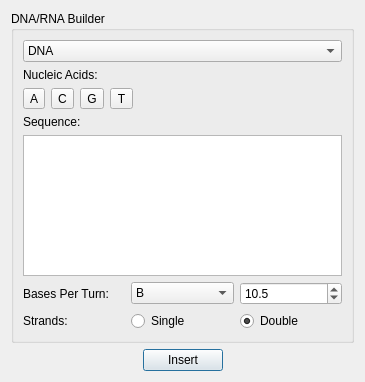
<?xml version="1.0" encoding="UTF-8"?>
<ui version="4.0">
 <class>InsertDNADialog</class>
 <widget class="QDialog" name="InsertDNADialog">
  <property name="geometry">
   <rect>
    <x>0</x>
    <y>0</y>
    <width>365</width>
    <height>382</height>
   </rect>
  </property>
  <property name="windowTitle">
   <string>Insert Nucleic Acids</string>
  </property>
  <layout class="QVBoxLayout" name="verticalLayout">
   <item>
    <widget class="QGroupBox" name="groupBox">
     <property name="title">
      <string>DNA/RNA Builder</string>
     </property>
     <layout class="QVBoxLayout" name="verticalLayout_2">
      <item>
       <widget class="QComboBox" name="typeComboBox">
        <item>
         <property name="text">
          <string>DNA</string>
         </property>
        </item>
        <item>
         <property name="text">
          <string>RNA</string>
         </property>
        </item>
       </widget>
      </item>
      <item>
       <widget class="QLabel" name="label_6">
        <property name="text">
         <string>Nucleic Acids:</string>
        </property>
       </widget>
      </item>
      <item>
       <layout class="QHBoxLayout" name="horizontalLayout">
        <item>
         <widget class="QToolButton" name="toolButton_A">
          <property name="toolTip">
           <string>Adenine</string>
          </property>
          <property name="text">
           <string>A</string>
          </property>
         </widget>
        </item>
        <item>
         <widget class="QToolButton" name="toolButton_C">
          <property name="toolTip">
           <string>Cytosine</string>
          </property>
          <property name="text">
           <string>C</string>
          </property>
         </widget>
        </item>
        <item>
         <widget class="QToolButton" name="toolButton_G">
          <property name="toolTip">
           <string>Guanine</string>
          </property>
          <property name="text">
           <string>G</string>
          </property>
         </widget>
        </item>
        <item>
         <widget class="QToolButton" name="toolButton_TU">
          <property name="toolTip">
           <string>Thymine</string>
          </property>
          <property name="text">
           <string>T</string>
          </property>
         </widget>
        </item>
        <item>
         <spacer name="horizontalSpacer">
          <property name="orientation">
           <enum>Qt::Horizontal</enum>
          </property>
          <property name="sizeHint" stdset="0">
           <size>
            <width>40</width>
            <height>20</height>
           </size>
          </property>
         </spacer>
        </item>
       </layout>
      </item>
      <item>
       <widget class="QLabel" name="label">
        <property name="text">
         <string>Sequence:</string>
        </property>
       </widget>
      </item>
      <item>
       <widget class="QPlainTextEdit" name="sequenceText">
        <property name="focusPolicy">
         <enum>Qt::StrongFocus</enum>
        </property>
       </widget>
      </item>
      <item>
       <layout class="QGridLayout" name="gridLayout_3">
        <item row="0" column="1">
         <widget class="QComboBox" name="bpCombo">
          <property name="toolTip">
           <string>the number of base pairs per helix turn</string>
          </property>
          <property name="currentIndex">
           <number>1</number>
          </property>
          <item>
           <property name="text">
            <string>A</string>
           </property>
          </item>
          <item>
           <property name="text">
            <string>B</string>
           </property>
          </item>
          <item>
           <property name="text">
            <string>Z</string>
           </property>
          </item>
          <item>
           <property name="text">
            <string>Other</string>
           </property>
          </item>
         </widget>
        </item>
        <item row="0" column="2">
         <widget class="QDoubleSpinBox" name="bpTurnsSpin">
          <property name="toolTip">
           <string>the number of base pairs per helix turn</string>
          </property>
          <property name="suffix">
           <string/>
          </property>
          <property name="decimals">
           <number>1</number>
          </property>
          <property name="minimum">
           <double>0.000000000000000</double>
          </property>
          <property name="maximum">
           <double>15.000000000000000</double>
          </property>
          <property name="value">
           <double>10.500000000000000</double>
          </property>
         </widget>
        </item>
        <item row="0" column="0">
         <widget class="QLabel" name="label_3">
          <property name="text">
           <string>Bases Per Turn:</string>
          </property>
         </widget>
        </item>
       </layout>
      </item>
      <item>
       <layout class="QHBoxLayout" name="horizontalLayout_3">
        <item>
         <widget class="QLabel" name="label_2">
          <property name="text">
           <string>Strands:</string>
          </property>
         </widget>
        </item>
        <item>
         <widget class="QRadioButton" name="singleStrandRadio">
          <property name="text">
           <string>Single</string>
          </property>
         </widget>
        </item>
        <item>
         <widget class="QRadioButton" name="doubleStrandRadio">
          <property name="text">
           <string>Double</string>
          </property>
          <property name="checked">
           <bool>true</bool>
          </property>
         </widget>
        </item>
       </layout>
      </item>
     </layout>
    </widget>
   </item>
   <item>
    <layout class="QHBoxLayout" name="horizontalLayout_2">
     <item>
      <spacer name="horizontalSpacer_3">
       <property name="orientation">
        <enum>Qt::Horizontal</enum>
       </property>
       <property name="sizeHint" stdset="0">
        <size>
         <width>40</width>
         <height>20</height>
        </size>
       </property>
      </spacer>
     </item>
     <item>
      <widget class="QPushButton" name="insertButton">
       <property name="text">
        <string>Insert</string>
       </property>
       <property name="default">
        <bool>true</bool>
       </property>
      </widget>
     </item>
     <item>
      <spacer name="horizontalSpacer_2">
       <property name="orientation">
        <enum>Qt::Horizontal</enum>
       </property>
       <property name="sizeHint" stdset="0">
        <size>
         <width>40</width>
         <height>20</height>
        </size>
       </property>
      </spacer>
     </item>
    </layout>
   </item>
   <item>
    <spacer name="verticalSpacer">
     <property name="orientation">
      <enum>Qt::Vertical</enum>
     </property>
     <property name="sizeHint" stdset="0">
      <size>
       <width>20</width>
       <height>0</height>
      </size>
     </property>
    </spacer>
   </item>
  </layout>
 </widget>
 <resources/>
 <connections/>
</ui>
